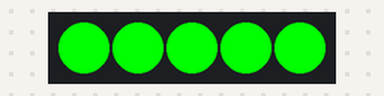
A sketch run on a simulated Arduino Uno, built with avr-gcc and run on an emulated ATmega328P. Parts: 5 RGB LEDs in strip order, left to right. What the sketch prints to the serial monitor is not drawn.

Above: at 0.1 s.
At 2.1 s:
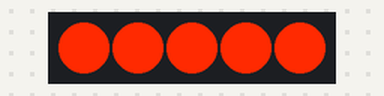
At 4.1 s:
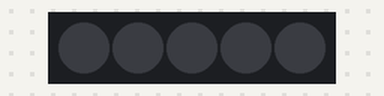
Timing chart, 0 to 129.5 s (numbered marks = the images above):
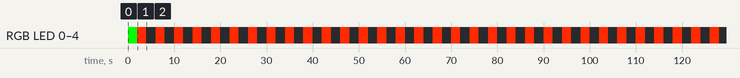

The sketch:

Task1.ino
```cpp
/*Carnivorous plant,Task 1 : Flashing the bionic flower  */

/*Library*/
#include <Arduino.h>
// LED's library
#include<FastLED.h>

/*GPIO*/
//LED pin
#define LED_PIN 16

/*Variable*/
//Number of the LEDs
#define NUM_LEDS 5
// If LED is light up in red, red_LED = true. Otherwise red_LED = false
boolean red_LED = false;

/*Obejct*/
//LED
CRGB leds[NUM_LEDS];

/* ************************************************************************/
/* ****************************** FUNCTION ********************************/
/* ************************************************************************/

//link RGB code : https://www.w3schools.com/colors/colors_picker.asp

//The red_color() function alloows to light the flower in red
void red_color()
{
  for (int i = 0; i < NUM_LEDS; i++) {
    leds[i] = CRGB(255,42,1);
  }
  FastLED.show();
}

//The green() function allows to light up the flower in green
void green_color()
{
  for (int i = 0; i < NUM_LEDS; i++) {
    leds[i] = CRGB(0,255,0);
  }
  FastLED.show();
}

//The black_color() function allows to turn off the bionic flower
void black_color()
{
  for (int i = 0; i < NUM_LEDS; i++) {
    leds[i] = CRGB(0,0,0);
  }
  FastLED.show();
}

/* ************************************************************************/
/* ***************************** SETUP FUNCTION ***************************/
/* ************************************************************************/
void setup()
{
 //Serial monitor communication
 Serial.begin(9600);
 Serial.println("Carnivorous plant : Task 1");

 //LED initialisation
 FastLED.addLeds<NEOPIXEL,LED_PIN>(leds,NUM_LEDS);
 black_color();

 //Turn on the LED in green color
 green_color();
 //Wait 2s
 delay(2000);

}


/* ************************************************************************/
/* ***************************** LOOP FUNCTION ****************************/
/* ************************************************************************/
void loop()
{
    //flashing
    if (red_LED == false )
    {
      red_color();
      red_LED=true;
    }
    else
    {
      black_color();
      red_LED=false;
    }
    //Wait 2s
    delay(2000);


}
```

Measured:
- by itself, RGB LED 0–4: repeats every 4.0 s: RGB(255, 42, 1) 2.0 s, off 2.0 s
- what the display in image 1 shows lasts 2.0 s, from 2.0 s to 4.0 s
